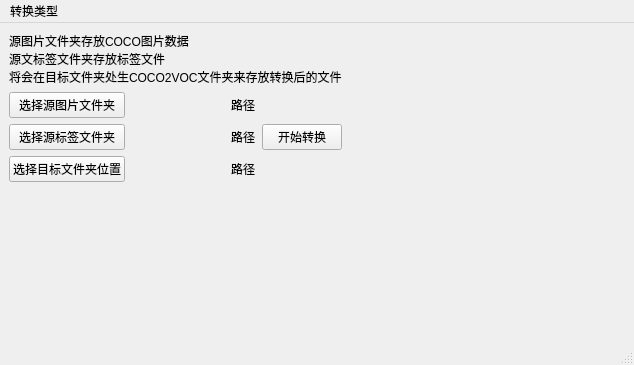
<?xml version="1.0" encoding="UTF-8"?>
<ui version="4.0">
 <class>MainWindow</class>
 <widget class="QMainWindow" name="MainWindow">
  <property name="geometry">
   <rect>
    <x>0</x>
    <y>0</y>
    <width>634</width>
    <height>365</height>
   </rect>
  </property>
  <property name="windowTitle">
   <string>目标检测数据集转换</string>
  </property>
  <property name="unifiedTitleAndToolBarOnMac">
   <bool>false</bool>
  </property>
  <widget class="QWidget" name="centralwidget">
   <layout class="QGridLayout" name="gridLayout_2">
    <item row="0" column="0">
     <layout class="QGridLayout" name="gridLayout">
      <item row="2" column="2">
       <widget class="QLabel" name="Label_SImgPath">
        <property name="text">
         <string>路径</string>
        </property>
       </widget>
      </item>
      <item row="3" column="0">
       <widget class="QPushButton" name="Button_SLabelFolder">
        <property name="text">
         <string>选择源标签文件夹</string>
        </property>
       </widget>
      </item>
      <item row="2" column="0">
       <widget class="QPushButton" name="Button_SImgFolder">
        <property name="text">
         <string>选择源图片文件夹</string>
        </property>
       </widget>
      </item>
      <item row="4" column="1">
       <spacer name="horizontalSpacer_6">
        <property name="orientation">
         <enum>Qt::Horizontal</enum>
        </property>
        <property name="sizeHint" stdset="0">
         <size>
          <width>40</width>
          <height>20</height>
         </size>
        </property>
       </spacer>
      </item>
      <item row="4" column="2">
       <widget class="QLabel" name="Label_TSavePath">
        <property name="text">
         <string>路径</string>
        </property>
       </widget>
      </item>
      <item row="2" column="1">
       <spacer name="horizontalSpacer_3">
        <property name="orientation">
         <enum>Qt::Horizontal</enum>
        </property>
        <property name="sizeHint" stdset="0">
         <size>
          <width>40</width>
          <height>20</height>
         </size>
        </property>
       </spacer>
      </item>
      <item row="3" column="3">
       <widget class="QPushButton" name="StartTramsform">
        <property name="text">
         <string>开始转换</string>
        </property>
       </widget>
      </item>
      <item row="3" column="1">
       <spacer name="horizontalSpacer_2">
        <property name="orientation">
         <enum>Qt::Horizontal</enum>
        </property>
        <property name="sizeHint" stdset="0">
         <size>
          <width>40</width>
          <height>20</height>
         </size>
        </property>
       </spacer>
      </item>
      <item row="3" column="2">
       <widget class="QLabel" name="Label_SLabelPath">
        <property name="text">
         <string>路径</string>
        </property>
       </widget>
      </item>
      <item row="4" column="0">
       <widget class="QPushButton" name="Button_TSaveFolder">
        <property name="text">
         <string>选择目标文件夹位置</string>
        </property>
       </widget>
      </item>
      <item row="0" column="0" rowspan="2" colspan="4">
       <widget class="QLabel" name="label">
        <property name="text">
         <string>源图片文件夹存放COCO图片数据
源文标签文件夹存放标签文件
将会在目标文件夹处生COCO2VOC文件夹来存放转换后的文件</string>
        </property>
       </widget>
      </item>
     </layout>
    </item>
    <item row="1" column="0">
     <spacer name="verticalSpacer">
      <property name="orientation">
       <enum>Qt::Vertical</enum>
      </property>
      <property name="sizeHint" stdset="0">
       <size>
        <width>20</width>
        <height>40</height>
       </size>
      </property>
     </spacer>
    </item>
    <item row="0" column="1">
     <spacer name="horizontalSpacer">
      <property name="orientation">
       <enum>Qt::Horizontal</enum>
      </property>
      <property name="sizeHint" stdset="0">
       <size>
        <width>40</width>
        <height>20</height>
       </size>
      </property>
     </spacer>
    </item>
   </layout>
  </widget>
  <widget class="QStatusBar" name="statusbar"/>
  <widget class="QMenuBar" name="menuBar">
   <property name="geometry">
    <rect>
     <x>0</x>
     <y>0</y>
     <width>634</width>
     <height>26</height>
    </rect>
   </property>
   <widget class="QMenu" name="menuCOCO2VOC">
    <property name="title">
     <string>转换类型</string>
    </property>
    <addaction name="actionCOCO2VOC"/>
   </widget>
   <addaction name="menuCOCO2VOC"/>
  </widget>
  <action name="actionCOCO2VOC">
   <property name="text">
    <string>COCO2VOC</string>
   </property>
  </action>
  <action name="actionVOC2COCO">
   <property name="text">
    <string>VOC2COCO</string>
   </property>
  </action>
 </widget>
 <resources/>
 <connections/>
</ui>
